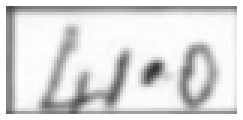
#> input picture test_data/padding_variants/jan17_pad2.png, 81 x 40 px (shown 3 times larger); its folder holds only this picture in this run
$ python upscale_padding_variants.py
#> lines starting #> are read from the running program, lines starting #| are printed output that depends on the picture
### preprocessing/upscale_cell.py

import cv2
import os


def upscale_cell(input_path, output_path, scale=4):
    """Upscale an extracted cell without thresholding the handwriting."""
#> called with scale = 4
    image = cv2.imread(input_path, cv2.IMREAD_GRAYSCALE)
#> image is the input picture: shape (40, 81); min 51, max 255, mean 220.8

    if image is None:
        raise FileNotFoundError(f"Could not read image: {input_path}")

    image = cv2.copyMakeBorder(
        image, 5, 5, 5, 5,
        cv2.BORDER_CONSTANT,
        value=255,
    )
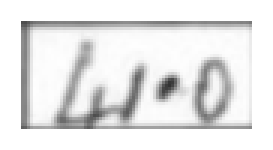
#> image: shape (50, 91) (shown 3 times larger); min 51, max 255, mean 230.7

    enlarged = cv2.resize(
        image,
        None,
        fx=scale,
        fy=scale,
        interpolation=cv2.INTER_CUBIC,
    )
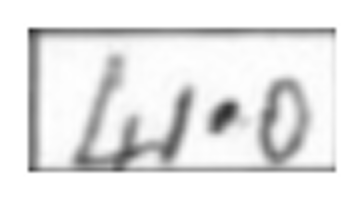
#> enlarged: shape (200, 364); min 39, max 255, mean 230.3

    os.makedirs(os.path.dirname(output_path), exist_ok=True)
    if not cv2.imwrite(output_path, enlarged):
        raise RuntimeError(f"Could not write {output_path}")

    return output_path

### upscale_padding_variants.py
from preprocessing.upscale_cell import upscale_cell
import os

INPUT_DIR = "test_data/padding_variants"
OUTPUT_DIR = "test_data/padding_variants_upscaled"

os.makedirs(OUTPUT_DIR, exist_ok=True)

files = sorted(
    f for f in os.listdir(INPUT_DIR)
    if f.endswith(".png")
)

for filename in files:

    input_path = os.path.join(INPUT_DIR, filename)
    output_path = os.path.join(OUTPUT_DIR, filename)

    upscale_cell(
        input_path,
        output_path,
        scale=4
    )

    print(f"Upscaled: {filename}")

print()
print(f"Total: {len(files)} images")
print("Done.")

$ run again, on test_data/padding_variants/jan17_pad6.png
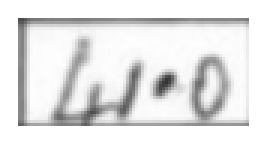
#> input picture test_data/padding_variants/jan17_pad6.png, 89 x 48 px (shown 3 times larger)
#> in upscale_cell, image is the input picture: shape (48, 89); min 51, max 255, mean 229.1
#> in upscale_cell, `image = cv2.copyMakeBorder( image, 5, 5, 5, 5, cv2.BORDER_CONSTANT, va..`:
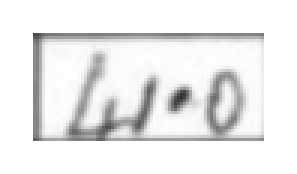
#> image: shape (58, 99) (shown 3 times larger); min 51, max 255, mean 235.7
#> in upscale_cell, `enlarged = cv2.resize( image, None, fx=scale, fy=scale, interpolation=..`:
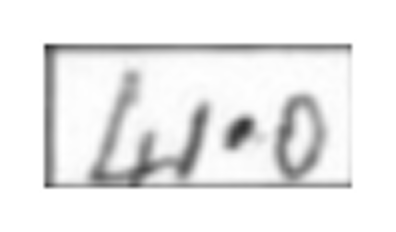
#> enlarged: shape (232, 396); min 39, max 255, mean 235.4

$ run again, on test_data/padding_variants/jan17_pad8.png
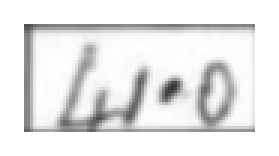
#> input picture test_data/padding_variants/jan17_pad8.png, 93 x 52 px (shown 3 times larger)
#> in upscale_cell, image is the input picture: shape (52, 93); min 51, max 255, mean 232.1
#> in upscale_cell, `image = cv2.copyMakeBorder( image, 5, 5, 5, 5, cv2.BORDER_CONSTANT, va..`:
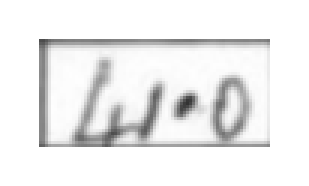
#> image: shape (62, 103) (shown 3 times larger); min 51, max 255, mean 237.7
#> in upscale_cell, `enlarged = cv2.resize( image, None, fx=scale, fy=scale, interpolation=..`:
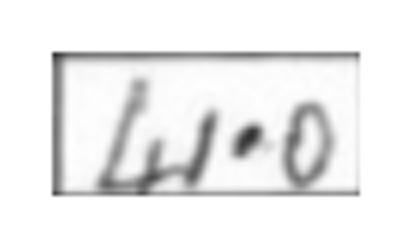
#> enlarged: shape (248, 412); min 39, max 255, mean 237.4
